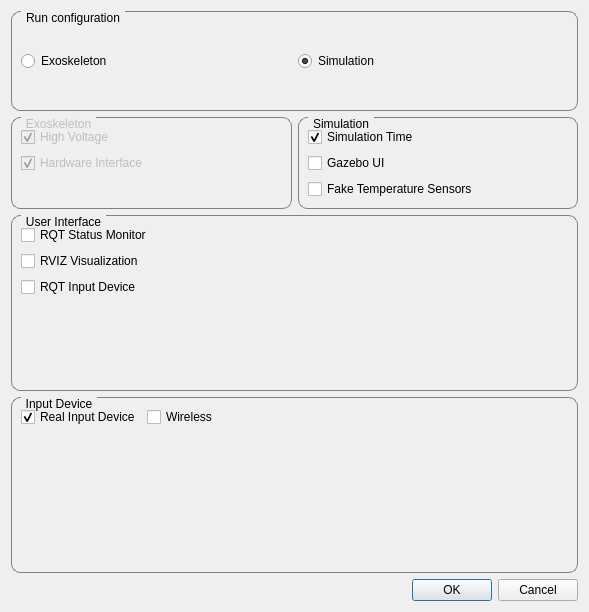
<?xml version="1.0" encoding="UTF-8"?>
<ui version="4.0">
 <class>main_widget</class>
 <widget class="QWidget" name="main_widget">
  <property name="geometry">
   <rect>
    <x>0</x>
    <y>0</y>
    <width>589</width>
    <height>612</height>
   </rect>
  </property>
  <property name="windowTitle">
   <string>March Launch Menu</string>
  </property>
  <property name="styleSheet">
   <string notr="true">QMarchCheckBox {
border: 10px solid black;
}

QGroupBox {
    border: 1px solid gray;
    border-radius: 9px;
    margin-top: 0.5em;
}

QGroupBox::title {
    subcontrol-origin: margin;
    left: 10px;
    padding: 0 3px 0 3px;
}

</string>
  </property>
  <layout class="QVBoxLayout" name="verticalLayout_3">
   <item>
    <layout class="QVBoxLayout" name="VerticalLayout">
     <item>
      <widget class="QGroupBox" name="RunConfigurationGroup">
       <property name="enabled">
        <bool>true</bool>
       </property>
       <property name="sizePolicy">
        <sizepolicy hsizetype="Preferred" vsizetype="Preferred">
         <horstretch>0</horstretch>
         <verstretch>0</verstretch>
        </sizepolicy>
       </property>
       <property name="minimumSize">
        <size>
         <width>100</width>
         <height>100</height>
        </size>
       </property>
       <property name="toolTip">
        <string/>
       </property>
       <property name="statusTip">
        <string>/run_configuration</string>
       </property>
       <property name="styleSheet">
        <string notr="true"/>
       </property>
       <property name="title">
        <string>Run configuration</string>
       </property>
       <property name="checkable">
        <bool>false</bool>
       </property>
       <layout class="QHBoxLayout" name="horizontalLayout">
        <item>
         <widget class="QRadioButton" name="ExoskeletonRadioButton">
          <property name="toolTip">
           <string>Run on the physical exoskeleton.</string>
          </property>
          <property name="statusTip">
           <string/>
          </property>
          <property name="whatsThis">
           <string/>
          </property>
          <property name="text">
           <string>Exoskeleton</string>
          </property>
          <property name="checked">
           <bool>false</bool>
          </property>
         </widget>
        </item>
        <item>
         <widget class="QRadioButton" name="SimulationRadioButton">
          <property name="toolTip">
           <string>Run a simulation.</string>
          </property>
          <property name="statusTip">
           <string/>
          </property>
          <property name="layoutDirection">
           <enum>Qt::LeftToRight</enum>
          </property>
          <property name="autoFillBackground">
           <bool>false</bool>
          </property>
          <property name="text">
           <string>Simulation</string>
          </property>
          <property name="checked">
           <bool>true</bool>
          </property>
         </widget>
        </item>
       </layout>
      </widget>
     </item>
     <item>
      <layout class="QHBoxLayout" name="RunConfigurationLayout">
       <item>
        <widget class="QGroupBox" name="ExoskeletonGroup">
         <property name="enabled">
          <bool>false</bool>
         </property>
         <property name="toolTip">
          <string>Configure what to launch on the exoskeleton.</string>
         </property>
         <property name="statusTip">
          <string>/exoskeleton</string>
         </property>
         <property name="title">
          <string>Exoskeleton</string>
         </property>
         <layout class="QFormLayout" name="formLayout_4">
          <item row="0" column="0">
           <widget class="QCheckBox" name="HighVoltageCheckBox">
            <property name="toolTip">
             <string>Start the exoskeleton with High Voltage enabled.</string>
            </property>
            <property name="statusTip">
             <string>/exoskeleton/high_voltage</string>
            </property>
            <property name="text">
             <string>High Voltage</string>
            </property>
            <property name="checked">
             <bool>true</bool>
            </property>
           </widget>
          </item>
          <item row="1" column="0">
           <widget class="QCheckBox" name="HardwareInterfaceCheckBox">
            <property name="enabled">
             <bool>true</bool>
            </property>
            <property name="toolTip">
             <string>Start the march_hardware_interface_node</string>
            </property>
            <property name="statusTip">
             <string>/exoskeleton/hardware_interface</string>
            </property>
            <property name="text">
             <string>Hardware Interface</string>
            </property>
            <property name="checked">
             <bool>true</bool>
            </property>
           </widget>
          </item>
         </layout>
        </widget>
       </item>
       <item>
        <widget class="QGroupBox" name="SimulationGroup">
         <property name="toolTip">
          <string>Configure what to launch with the simulation.</string>
         </property>
         <property name="statusTip">
          <string>/simulation</string>
         </property>
         <property name="title">
          <string>Simulation</string>
         </property>
         <layout class="QFormLayout" name="formLayout_3">
          <item row="1" column="0">
           <widget class="QCheckBox" name="GazeboUICheckBox">
            <property name="toolTip">
             <string>Launch Gazebo with a UI.</string>
            </property>
            <property name="statusTip">
             <string>/simulation/gazebo_ui</string>
            </property>
            <property name="text">
             <string>Gazebo UI</string>
            </property>
           </widget>
          </item>
          <item row="3" column="0">
           <widget class="QCheckBox" name="FakeTempSensCheckBox">
            <property name="toolTip">
             <string>Launch the fake temperature sensors which can trigger an error when they become too high.</string>
            </property>
            <property name="statusTip">
             <string>/simulation/fake_temperature_sensors</string>
            </property>
            <property name="text">
             <string>Fake Temperature Sensors</string>
            </property>
           </widget>
          </item>
          <item row="0" column="0">
           <widget class="QCheckBox" name="checkBox">
            <property name="enabled">
             <bool>true</bool>
            </property>
            <property name="toolTip">
             <string>Ros time starts counting from 0 on startup</string>
            </property>
            <property name="statusTip">
             <string>~/use_sim_time</string>
            </property>
            <property name="autoFillBackground">
             <bool>false</bool>
            </property>
            <property name="text">
             <string>Simulation Time</string>
            </property>
            <property name="checkable">
             <bool>true</bool>
            </property>
            <property name="checked">
             <bool>true</bool>
            </property>
           </widget>
          </item>
         </layout>
        </widget>
       </item>
      </layout>
     </item>
    </layout>
   </item>
   <item>
    <widget class="QGroupBox" name="UserInterfaceGroup">
     <property name="enabled">
      <bool>true</bool>
     </property>
     <property name="toolTip">
      <string>Settings to control which User Interfaces you want to launch.</string>
     </property>
     <property name="statusTip">
      <string>/ui</string>
     </property>
     <property name="title">
      <string>User Interface</string>
     </property>
     <layout class="QFormLayout" name="formLayout">
      <item row="1" column="0">
       <widget class="QCheckBox" name="RQTStatusMonitorCheckBox">
        <property name="toolTip">
         <string>Show a status monitor with the essential rqt plugins.</string>
        </property>
        <property name="statusTip">
         <string>/ui/rqt_status_monitor</string>
        </property>
        <property name="text">
         <string>RQT Status Monitor</string>
        </property>
       </widget>
      </item>
      <item row="2" column="0">
       <widget class="QCheckBox" name="RvizCheckBox">
        <property name="toolTip">
         <string>Enable the RVIZ visualization.</string>
        </property>
        <property name="statusTip">
         <string>/ui/rviz</string>
        </property>
        <property name="text">
         <string>RVIZ Visualization</string>
        </property>
       </widget>
      </item>
      <item row="3" column="0">
       <widget class="QCheckBox" name="RQTInputDeviceCheckBox">
        <property name="acceptDrops">
         <bool>false</bool>
        </property>
        <property name="toolTip">
         <string>Show the RQT Input Device to simulate an input device and control the exoskeleton.</string>
        </property>
        <property name="statusTip">
         <string>/ui/rqt_input_device</string>
        </property>
        <property name="whatsThis">
         <string/>
        </property>
        <property name="styleSheet">
         <string notr="true"/>
        </property>
        <property name="text">
         <string>RQT Input Device</string>
        </property>
       </widget>
      </item>
     </layout>
    </widget>
   </item>
   <item>
    <widget class="QGroupBox" name="InputDeviceBox">
     <property name="statusTip">
      <string>/input_device</string>
     </property>
     <property name="title">
      <string>Input Device</string>
     </property>
     <layout class="QFormLayout" name="formLayout_2">
      <item row="1" column="0">
       <widget class="QCheckBox" name="RealInputDeviceCheckBox">
        <property name="toolTip">
         <string>Launch serial connection node to connect with the input device</string>
        </property>
        <property name="statusTip">
         <string>/input_device/real</string>
        </property>
        <property name="text">
         <string>Real Input Device</string>
        </property>
        <property name="checked">
         <bool>true</bool>
        </property>
       </widget>
      </item>
      <item row="1" column="1">
       <widget class="QCheckBox" name="checkBox_2">
        <property name="toolTip">
         <string/>
        </property>
        <property name="statusTip">
         <string>/input_device/wireless</string>
        </property>
        <property name="text">
         <string>Wireless</string>
        </property>
        <property name="checked">
         <bool>false</bool>
        </property>
       </widget>
      </item>
     </layout>
    </widget>
   </item>
   <item>
    <widget class="QDialogButtonBox" name="FinalButtons">
     <property name="standardButtons">
      <set>QDialogButtonBox::Cancel|QDialogButtonBox::Ok</set>
     </property>
    </widget>
   </item>
  </layout>
 </widget>
 <resources/>
 <connections/>
</ui>
